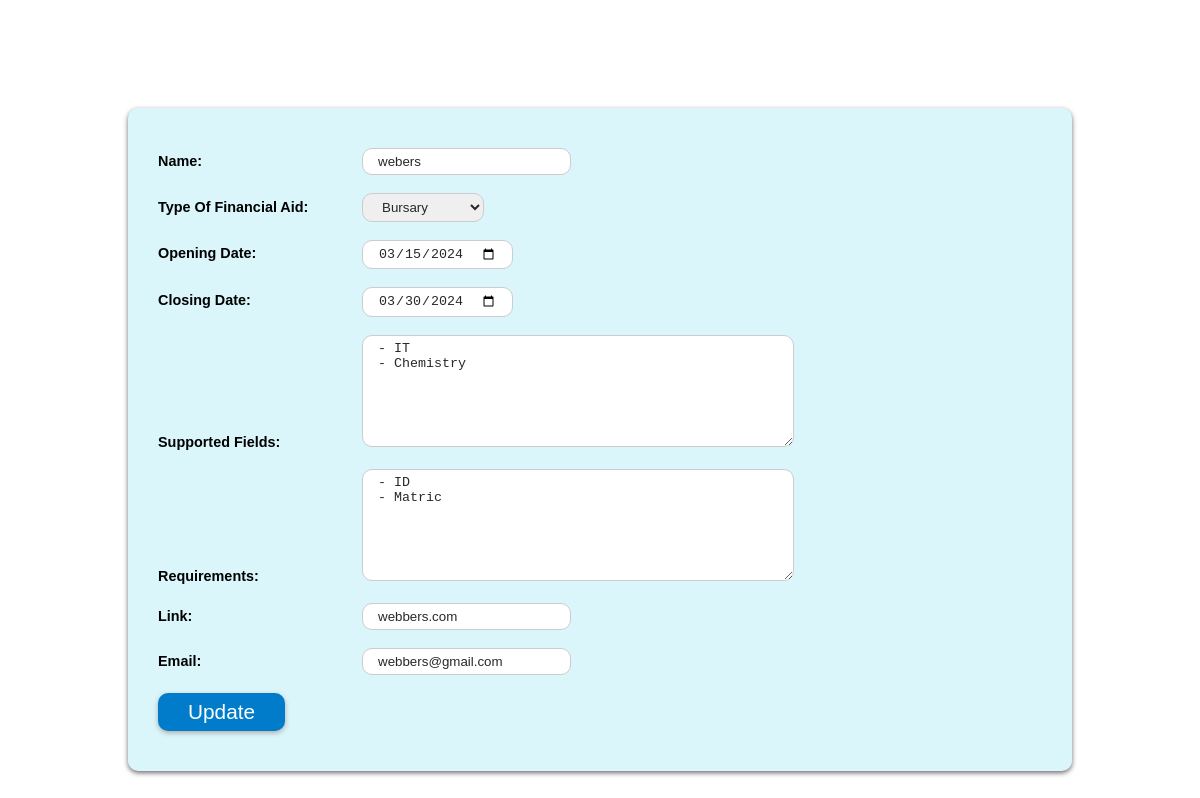
/admin/update_aid/5, run on the app's committed database.
### main.py (models this page shows, shortened)
class Financial_Aid(db.Model):
    _id = db.Column("id", db.Integer, primary_key=True)
    name = db.Column(db.String(50), nullable=False)
    _type = db.Column(db.String(20), nullable=False)
    opening_date = db.Column(db.Date)
    closing_date = db.Column(db.Date)
    supported_fields = db.Column(db.String(250), nullable=False)
    requirements_list = db.Column(db.String(250), nullable=False)
    url_link =  db.Column(db.String(150))
    email_address = db.Column(db.String(50))
    status = db.Column(db.String(30), nullable=False, default= "Open")

### main.py (the view)
@app.route('/admin/update_aid/<id>', methods=['GET', 'POST'])
def update_aid(id):
    if  request.method=='POST':
        res = Financial_Aid.query.filter_by(_id=int(id)).first()
        res.name = request.form['financial-aid-name']
        res._type = request.form['financial-aid-type']
        res.opening_date = datetime.strptime(request.form['opening-date'], '%Y-%m-%d').date()
        res.closing_date = datetime.strptime(request.form['closing-date'], '%Y-%m-%d').date()
        res.supported_fields = request.form['supported-fields']
        res.requirements_list = request.form['requirements-list']
        res.url_link = request.form['url-link']
        res.email_address = request.form['email-address']
        db.session.commit()
        popup("Aid Updated Sucessfully", "success")
        return redirect(url_for('view_all'))
    else:
        res = Financial_Aid.query.filter_by(_id=int(id)).first()
        return render_template('update_aid.html', financial_aid=res)

### templates/update_aid.html (shortened to what this page needs)
<!DOCTYPE html>
<html lang="en">
<head>
</head>
<body>
    <form action="/admin/update_aid/{{financial_aid._id}}" method="post">
        <label for="financial-aid-name">Name: </label>
        <input type="text" name="financial-aid-name" value="{{ financial_aid.name }}">
        <br><br>
        <label for >Type Of Financial Aid: </label>
        <select name="financial-aid-type">
            <option name="Bursary">Bursary</option>
        </select>
        <br><br>
        <label for="opening-date">Opening Date: </label>
        <input type="date" name="opening-date" value="{{ financial_aid.opening_date }}">
        <br><br>
        <label for="closing-date">Closing Date: </label>
        <input type="date" name="closing-date" value="{{ financial_aid.closing_date }}">
        <br><br>
        <label for="supported-fields">Supported Fields: </label>
        <textarea rows="2" cols="50" name="supported-fields">{{financial_aid.supported_fields}}</textarea>
        <br><br>
        <label for="requirements-list">Requirements: </label>
        <textarea rows="2" cols="50" name="requirements-list">{{financial_aid.requirements_list}}</textarea>
        <br><br>
        <label for="url-link">Link: </label>
        <input type="text" name="url-link" value="{{ financial_aid.url_link }}">
        <br><br>
        <label for="email-address">Email: </label>
        <input type="email" name="email-address" value="{{ financial_aid.email_address }}">
        <br><br>
        <input type="submit" value="Update">
    </form>
</body>
</html>

### templates/update_aid.html (style rules this page uses)
body { padding: 100px 10%; }
form { background: #daf6fb; border-radius: 10px; box-shadow: 0 2px 5px #6e6e6e; margin-bottom: 50px; padding: 40px 30px; }
form input, select, textarea { border: 1px solid #ccc; border-radius: 10px; padding: 5px 15px; color: #282828; }
form label { font-weight: 550; font-size: 90%; width: 200px !important; display: inline-block; font-family: Arial, Helvetica, sans-serif; }
form textarea { width: 400px; max-width: 400px; height: 100px; max-height: 100px; }
form input[type="submit"] { background: #007cca; padding: 7px 30px; color: #fff; font-size: 130%; box-shadow: 0 2px 5px #adadad; border: none; }

### data on the page
Financial_Aid: financial-aid-name "webers", opening-date "03/15/2024", closing-date "03/30/2024", supported-fields "- IT - Chemistry", requirements-list "- ID - Matric", url-link "webbers.com", email-address "webbers@gmail.com"
